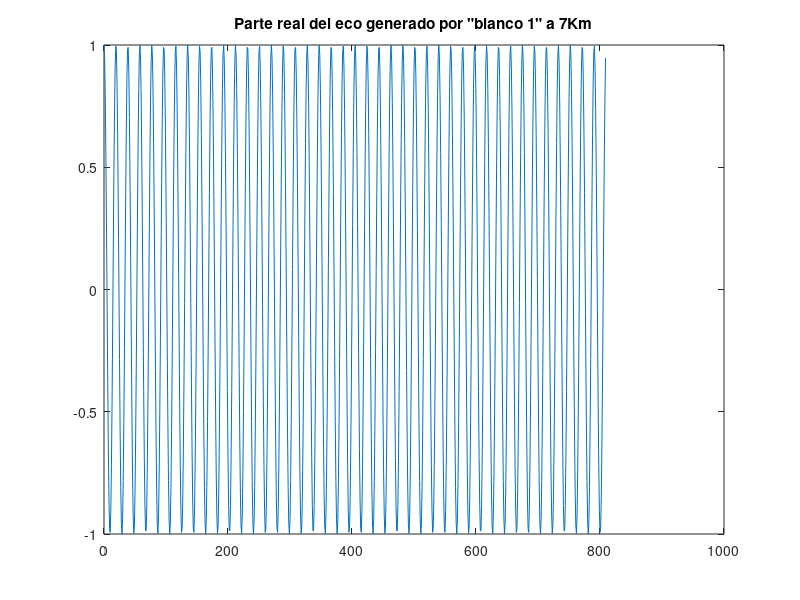
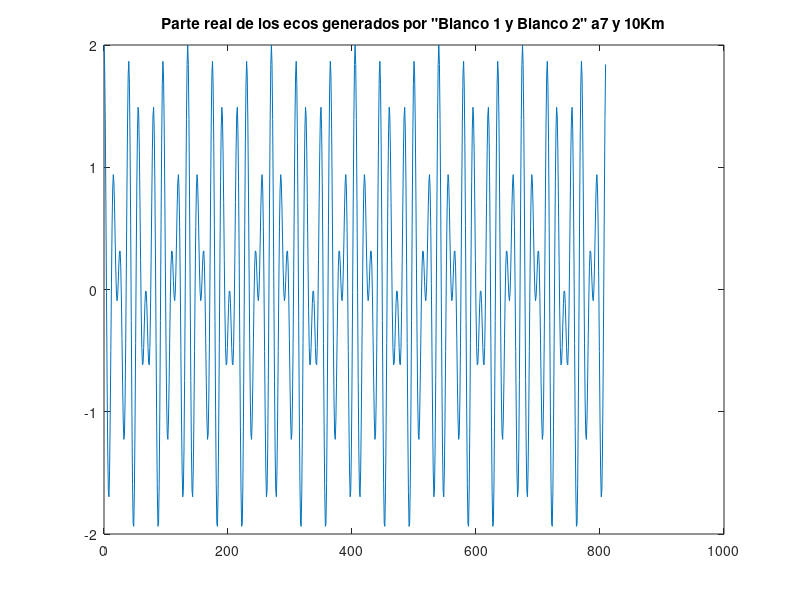
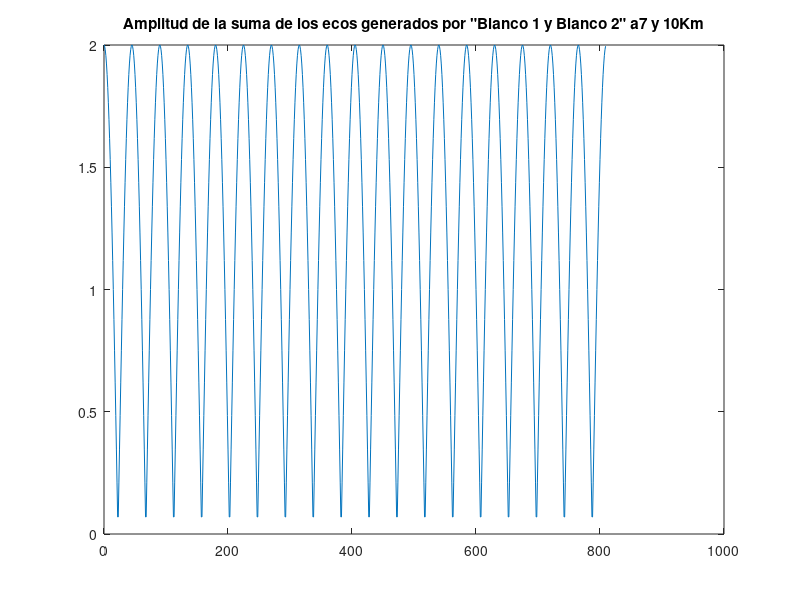
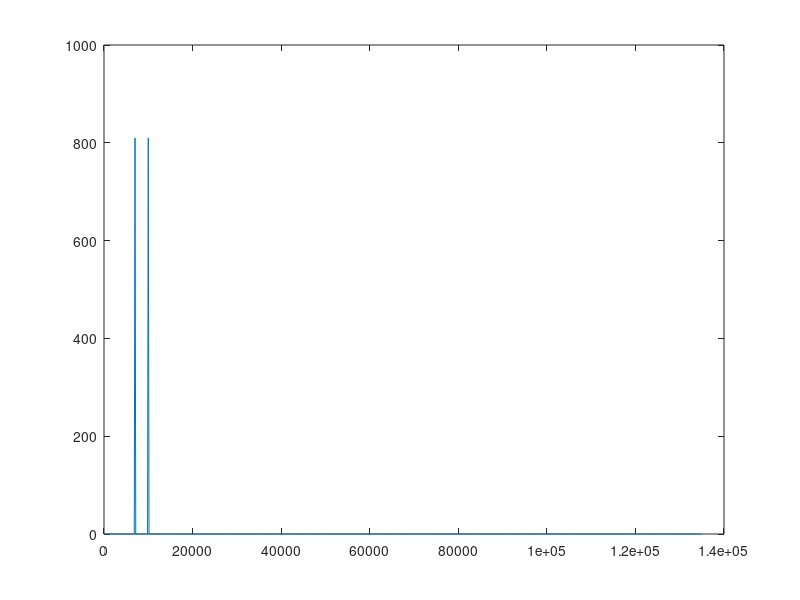

These charts were generated, in order, by the following MATLAB code:
clc;clear;close all;

% Radar de onda contínua y frecuencia modulada CWFM

f0 = 28.5e9; %Hz
c  = 3e8; %m/s
lambda = c/f0; %longitud de onda (m)

w=10; % Velocidad de giro de la antena en rpm
cobacimut = 20; %Cobertura en acimut de 20º

% Anchos de haz
haz_acimut    = 1; % grados
haz_elevacion = 3; %grados

%Parámetros de la señal transmitida
deltaf = 1e6; %Excursión de frecuencia [Hz]
fm     = 1e3; %Frecuencia de modulación [Hz]
eta1   = 0.9;
eta2   = eta1;

Tm = 1/fm;

Trampa = eta1*Tm;
Tutil  = eta1*eta2*Tm;
k = pi*deltaf*fm;
%%Calculo de la frecuencia de muestreo

T_maximo = Trampa-Tutil;
R_max = c*T_maximo/2;
    % Frecuencia de batido maxima
fb_maxima =  2*R_max*deltaf/(c*Trampa);

% Gracias a nquist sacamos fs_min
fs_min = 2*fb_maxima;
% Factor de sobremuestreo. Para verle bien usamos un factor de "5"
oversamplig =5; %Solo vale para ver mejor las señales una vez dibujadas.

fs = oversamplig*fs_min;

N_muestras = floor(Tutil*fs);
%Número de muestras de cada exploracion por acimut.
velocidad_giro_grados_segundo = w/60*360; %grados/s
Grados_fila=velocidad_giro_grados_segundo * Trampa;

%% Primeros ejemplos de blancos. Simulamos la señal recibida de blancos a
% diferentes distancias.

% Blancos
distancia_blanco1=7e3; % distancia en m
distancia_blanco2=10e3; % distancia en m.
% distancia_blanco3= distancia_blanco2-delta_R;

% Frecuencia de batido asociada al blanco

fb_blanco1 = 2*distancia_blanco1*deltaf/(c*Trampa);
fb_blanco2 = 2*distancia_blanco2*deltaf/(c*Trampa);

% Señal recibida del blanco

n_muestra = 0:(N_muestras-1);

senal_blanco1 = exp(1i*2*pi*fb_blanco1*n_muestra/fs);
senal_blanco2 = exp(1i*2*pi*fb_blanco2*n_muestra/fs);

figure();plot(n_muestra,real(senal_blanco1));title("Parte real del eco generado por ""blanco 1"" a 7Km");

senal_suma = senal_blanco1+senal_blanco2;

figure();plot(n_muestra,real(senal_suma));title("Parte real de los ecos generados por ""Blanco 1 y Blanco 2"" a7 y 10Km");

figure();plot(n_muestra,real(abs(senal_suma)));title("Amplitud de la suma de los ecos generados por ""Blanco 1 y Blanco 2"" a7 y 10Km");

%% Estimación de la distancia a la que están los blancos

% Vamos a hacer la FFT.
salida_fft=fft(senal_suma); %En realidad tenemos muestras de la transformada de fourier. n muestras.

eje_fb = n_muestra*fs/N_muestras;

eje_Rb = c*Trampa/(2*deltaf) * eje_fb %Hacemos el escalado de frecuencia a distancias [*]

acimut    = 0:Grados_fila:20-Grados_fila;
figure(); 
plot(eje_Rb,abs(salida_fft)) %Nos da una sinc, no una delta. La X = K-1
% Esto nos va a sacar el eje X en frecuencias "n_muestra*fs/N_muestras"
% Ahora la y es la frecuencia fk(foto movil 1).
% [*]


